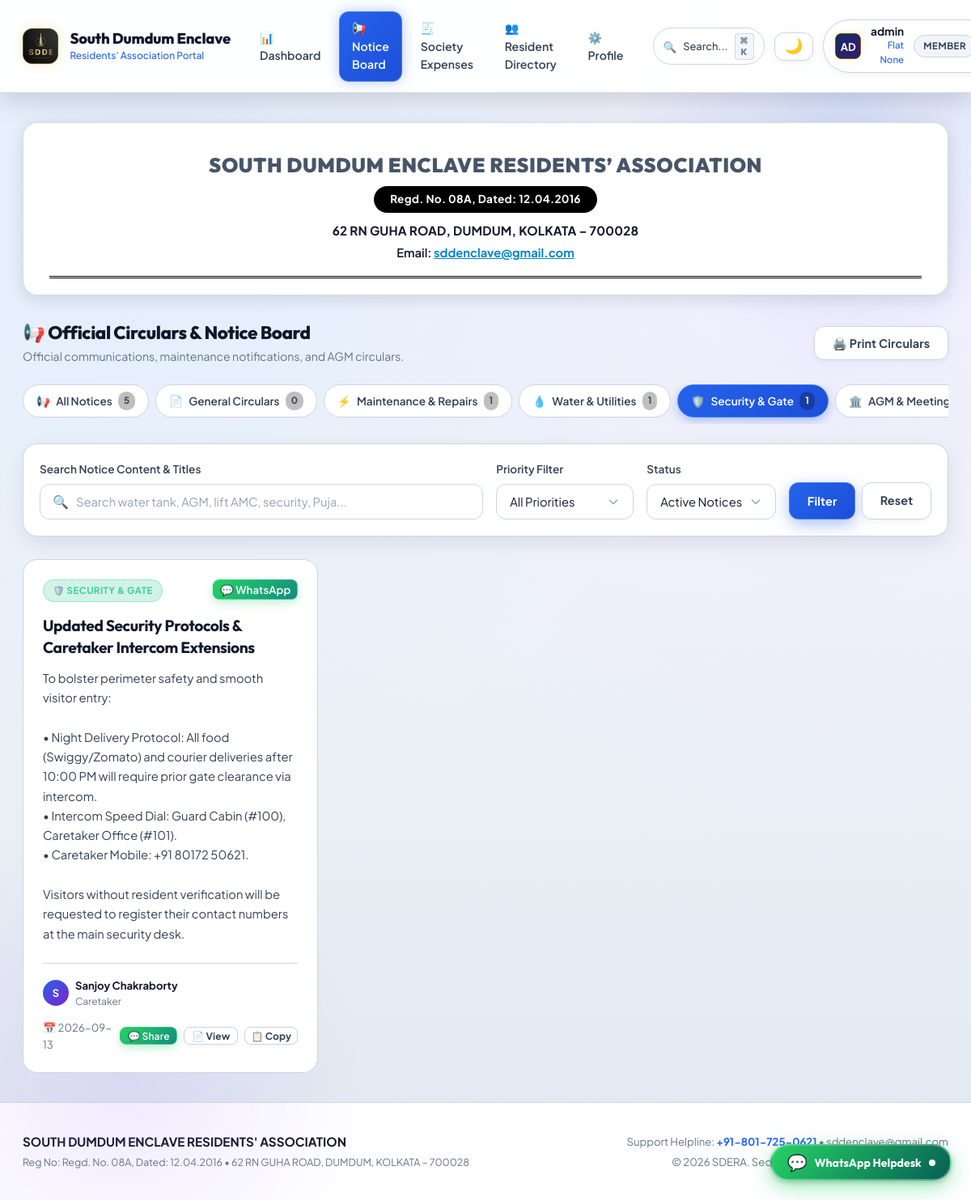
The page /notices?category=SECURITY&priority=ALL&q=&status=ACTIVE (signed in) on the database its author committed.
### tables this page shows
CREATE TABLE tbl_notices (
                id INTEGER PRIMARY KEY AUTOINCREMENT,
                title VARCHAR(255) NOT NULL,
                content TEXT NOT NULL,
                category VARCHAR(50) NOT NULL DEFAULT 'GENERAL',
                meeting_type VARCHAR(50) DEFAULT NULL,
                meeting_date VARCHAR(50) DEFAULT NULL,
                priority VARCHAR(20) NOT NULL DEFAULT 'NORMAL',
                is_pinned INTEGER NOT NULL DEFAULT 0,
                posted_by VARCHAR(100) NOT NULL,
                posted_by_role VARCHAR(50) NOT NULL DEFAULT 'Executive Committee',
                status VARCHAR(20) NOT NULL DEFAULT 'ACTIVE',
                created_at TIMESTAMP DEFAULT CURRENT_TIMESTAMP,
                updated_at TIMESTAMP DEFAULT CURRENT_TIMESTAMP
            );

### app.py (the view)
@app.route('/notices')
@login_required
def notices_list():
    user = session.get('user', {})
    is_admin = bool(user.get('is_admin') or user.get('role') in ADMIN_ROLES)
    cat_filter = request.args.get('category', 'ALL').strip().upper()
    meeting_type_filter = request.args.get('meeting_type', 'ALL').strip()
    priority_filter = request.args.get('priority', 'ALL').strip().upper()
    search_q = request.args.get('q', '').strip()
    status_filter = request.args.get('status', 'ACTIVE').strip().upper()
    query = "SELECT * FROM tbl_notices WHERE 1=1"
    params = []
    if status_filter != 'ALL':
        query += " AND status = %s"
        params.append(status_filter)
    if cat_filter != 'ALL':
        query += " AND category = %s"
        params.append(cat_filter)
    if meeting_type_filter != 'ALL' and meeting_type_filter:
        query += " AND meeting_type = %s"
        params.append(meeting_type_filter)
    if priority_filter != 'ALL':
        query += " AND priority = %s"
        params.append(priority_filter)
    if search_q:
        query += " AND (title LIKE %s OR content LIKE %s OR posted_by LIKE %s OR meeting_type LIKE %s)"
        like_term = f"%{search_q}%"
        params.extend([like_term, like_term, like_term, like_term])
    query += " ORDER BY is_pinned DESC, (priority = 'URGENT') DESC, (priority = 'HIGH') DESC, id DESC"
    notices = query_db(query, params)
    cat_counts = {}
    total_active = 0
    all_notices_raw = query_db("SELECT category, COUNT(*) as cnt FROM tbl_notices WHERE status = 'ACTIVE' GROUP BY category")
    for r in (all_notices_raw or []):
        cat_counts[r['category']] = r['cnt']
        total_active += r['cnt']
    cat_counts['ALL'] = total_active
    pinned_urgent = [n for n in (notices or []) if n.get('is_pinned') and n.get('priority') == 'URGENT']
    recipients_info = get_notice_email_recipients() if is_admin else None
    return render_template(
        'notices.html',
        notices=notices,
        categories=NOTICE_CATEGORIES,
        meeting_types=MEETING_TYPES,
        current_category=cat_filter,
        current_meeting_type=meeting_type_filter,
        current_priority=priority_filter,
        current_status=status_filter,
        search_q=search_q,
        cat_counts=cat_counts,
        pinned_urgent=pinned_urgent,
        recipients_info=recipients_info,
        is_admin=is_admin,
        now=datetime.now()
    )

### templates/notices.html (shortened to what this page needs)
{% extends 'base.html' %}
{% block content %}
<div class="official-letterhead">
    <h1 class="letterhead-title">SOUTH DUMDUM ENCLAVE RESIDENTS’ ASSOCIATION</h1>
    <div class="letterhead-pill">Regd. No. 08A, Dated: 12.04.2016</div>
    <div class="letterhead-address">62 RN GUHA ROAD, DUMDUM, KOLKATA – 700028</div>
    <div class="letterhead-email">Email: <a href="mailto:sddenclave@gmail.com">sddenclave@gmail.com</a></div>
    <div class="letterhead-double-rule"></div>
</div>
<div class="notices-hero">
    <div class="page-header-title">
        <h2 style="font-size: 1.4rem; font-weight: 800; color: var(--text-heading, #ffffff); margin: 0;">📢 Official Circulars &amp; Notice Board</h2>
        <p style="font-size: 0.88rem; color: var(--text-muted, #94a3b8); margin: 4px 0 0 0;">Official communications, maintenance notifications, and AGM circulars.</p>
    </div>
    <div class="page-header-actions no-print">
        <button type="button" class="btn btn-secondary" onclick="window.print()" title="Print Notice Board">
            🖨️ Print Circulars
        </button>
    </div>
</div>
<div class="notices-pills-bar no-print">
    {% for cat_code, cat_label, cat_icon in categories %}
    <a href="{{ url_for('notices_list', category=cat_code, priority=current_priority, q=search_q, status=current_status) }}"
       class="notice-pill {% if current_category == cat_code %}active{% endif %}">
        <span>{{ cat_icon }}</span>
        <span>{{ cat_label }}</span>
        <span class="notice-pill-badge">{{ cat_counts.get(cat_code, 0) }}</span>
    </a>
    {% endfor %}
</div>
<div class="card filter-box no-print" style="margin-bottom: 1.75rem; padding: 1.25rem;">
    <form method="GET" action="{{ url_for('notices_list') }}" style="display: flex; gap: 1rem; align-items: flex-end; flex-wrap: wrap;">
        <div style="flex: 1 1 240px; min-width: 0;">
            <label class="form-label" for="q">Search Notice Content &amp; Titles</label>
            <div class="live-search-box">
                <span class="search-icon">🔍</span>
                <input type="text" id="q" name="q" class="form-control" placeholder="Search water tank, AGM, lift AMC, security, Puja..." value="{{ search_q }}">
            </div>
        </div>
        <div style="flex: 0 1 170px; min-width: 0;">
            <label class="form-label" for="priority">Priority Filter</label>
            <select id="priority" name="priority" class="form-select" onchange="this.form.submit()">
                <option value="ALL" {% if current_priority == 'ALL' %}selected{% endif %}>All Priorities</option>
            </select>
        </div>
        <div style="flex: 0 1 160px; min-width: 0;">
            <label class="form-label" for="status">Status</label>
            <select id="status" name="status" class="form-select" onchange="this.form.submit()">
                <option value="ACTIVE" {% if current_status == 'ACTIVE' %}selected{% endif %}>Active Notices</option>
            </select>
        </div>
        <div style="display: flex; gap: 0.5rem; flex-wrap: wrap;">
            <button type="submit" class="btn btn-primary">Filter</button>
            <a href="{{ url_for('notices_list') }}" class="btn btn-secondary">Reset</a>
        </div>
    </form>
</div>
{% if notices %}
<div class="notices-grid">
    {% for n in notices %}
    <div class="notice-card {% if n.is_pinned %}is-pinned{% endif %} {% if n.priority == 'URGENT' %}is-urgent{% endif %}" id="notice-{{ n.id }}">
        <div>
            <div class="notice-card-header">
                <div class="notice-badges-group">
                    {% if n.category == 'WATER_SUPPLY' %}
                        <span class="badge badge-cat-water">💧 Water &amp; Utilities</span>
                    {% elif n.category == 'MAINTENANCE' %}
                        <span class="badge badge-cat-maintenance">⚡ Maintenance</span>
                    {% elif n.category == 'AGM_MEETING' %}
                        <span class="badge badge-cat-agm">🏛️ Meeting</span>
                        {% if n.meeting_type %}
                            <span class="badge badge-cat-meeting-type" title="Meeting Type: {{ n.meeting_type }}">🏛️ {{ n.meeting_type }}</span>
                        {% endif %}
                    {% elif n.category == 'EVENTS_FESTIVAL' %}
                        <span class="badge badge-cat-events">🎉 Events &amp; Festival</span>
                    {% elif n.category == 'SECURITY' %}
                        <span class="badge badge-cat-security">🛡️ Security &amp; Gate</span>
                    {% elif n.category == 'FINANCIAL' %}
                        <span class="badge badge-cat-financial">💰 Accounts &amp; Dues</span>
                    {% elif n.category == 'EMERGENCY' %}
                        <span class="badge badge-cat-emergency">🚨 Urgent Alert</span>
                    {% else %}
                        <span class="badge badge-cat-general">📄 General</span>
                    {% endif %}
                </div>
                <div class="notice-actions no-print">
                    {% if is_admin %}
                    <form method="POST" action="{{ url_for('notices_toggle_pin', notice_id=n.id) }}" style="display:inline;">
                        <button type="submit" class="btn btn-sm btn-secondary" style="padding: 0.2rem 0.5rem;" title="{{ 'Unpin from Top' if n.is_pinned else 'Pin to Top' }}">
                            {{ '📍 Unpin' if n.is_pinned else '📌 Pin' }}
                        </button>
                    </form>
                    <form method="POST" action="{{ url_for('notices_broadcast', notice_id=n.id) }}" style="display:inline;" onsubmit="return confirm('Broadcast notice \'{{ n.title }}\' to all registered member email addresses?');">
                        <button type="submit" class="btn btn-sm btn-secondary" style="padding: 0.2rem 0.5rem;" title="Broadcast to Member Inboxes">
                            ✉️ Email
                        </button>
                    </form>
                    <button type="button" class="btn btn-sm btn-whatsapp" style="padding: 0.2rem 0.5rem;" onclick='openNoticeWhatsAppModal({{ n|tojson }})' title="Share / Broadcast Notice on WhatsApp">
                        💬 WhatsApp
                    </button>
                    <button type="button" class="btn btn-sm btn-secondary" style="padding: 0.2rem 0.5rem;" title="Edit Notice"
                            onclick='openEditModal({{ n|tojson }})'>
                        ✏️
                    </button>
                    <form method="POST" action="{{ url_for('notices_delete', notice_id=n.id) }}" style="display:inline;" onsubmit="return confirm('Permanently delete this notice?');">
                        <button type="submit" class="btn btn-sm btn-secondary" style="padding: 0.2rem 0.5rem; color: #ef4444;" title="Delete Notice">
                            🗑️
                        </button>
                    </form>
                    {% else %}
                    <button type="button" class="btn btn-sm btn-whatsapp" style="padding: 0.2rem 0.5rem;" onclick='openNoticeWhatsAppModal({{ n|tojson }})' title="Share Notice on WhatsApp">
                        💬 WhatsApp
                    </button>
                    {% endif %}
                </div>
            </div>
            <h3 class="notice-title" onclick='openViewDocModal({{ n|tojson }})' title="Click to view full official letterhead circular">{{ n.title }}</h3>
            <div class="notice-body-text">{{ n.content }}</div>
        </div>
        <div class="notice-footer">
            <div class="notice-author-box">
                <div class="notice-author-avatar">
                    {{ n.posted_by[:1].upper() if n.posted_by else 'S' }}
                </div>
                <div>
                    <strong style="color: var(--text-main, #ffffff);">{{ n.posted_by }}</strong>
                    <div style="font-size: 0.75rem; color: var(--text-muted, #94a3b8);">{{ n.posted_by_role }}</div>
                </div>
            </div>
            <div style="display: flex; align-items: center; gap: 0.5rem;">
                <span title="{{ n.created_at }}">📅 {{ (n.created_at|string)[:10] }}</span>
                <button type="button" class="btn btn-sm btn-whatsapp no-print" style="padding: 0.15rem 0.55rem; font-size: 0.75rem;" onclick='openNoticeWhatsAppModal({{ n|tojson }})' title="Share / Broadcast on WhatsApp">
                    💬 Share
                </button>
                <button type="button" class="btn btn-sm btn-secondary no-print" style="padding: 0.15rem 0.55rem; font-size: 0.75rem;" onclick='openViewDocModal({{ n|tojson }})' title="View in official letterhead format">
                    📄 View
                </button>
                <button type="button" class="btn btn-sm btn-secondary no-print" style="padding: 0.15rem 0.45rem; font-size: 0.75rem;" onclick="copyNoticeText({{ n.id }})" title="Copy text to clipboard">
                    📋 Copy
                </button>
            </div>
        </div>
    </div>
    {% endfor %}
</div>
{% endif %}
{% endblock %}

### rows shown on the page
tbl_notices: category "🛡️ SECURITY & GATE", title "Updated Security Protocols & Caretaker Intercom Extensions", content "To bolster perimeter safety and smooth visitor entry: • Night Delivery Protocol: All food (Swiggy/Zomato) and courier deliveries after 10:00 PM will require prior gate clearance via intercom. • Intercom Speed Dial: Guard Cabin (#100), Caretaker Office (#101). • Caretaker Mobile: +91 80172 50621. Visitors without resident verification will be requested to register their contact numbers at the main security desk.", posted_by "S", posted_by "Sanjoy Chakraborty", posted_by_role "Caretaker", created_at "2026-09-13"

### other values the page prints
{{ current_user.name[:2]|upper if current_user.name else '👤' }} "AD"
{{ current_user.name }} "admin"
{{ current_user.flat_no }} "None"
{{ current_user.role }} "MEMBER"
{{ cat_icon }} "📢" "📄" "⚡" "💧" "🛡️" "🏛️"
{{ cat_label }} "All Notices" "General Circulars" "Maintenance & Repairs" "Water & Utilities" "Security & Gate" "AGM &…"
{{ cat_counts.get(cat_code, 0) }} "5" "0" "1" "1" "1"
{{ config.ASSOCIATION_NAME }} "SOUTH DUMDUM ENCLAVE RESIDENTS' ASSOCIATION"
{{ config.ASSOCIATION_REG_NO }} "Regd. No. 08A, Dated: 12.04.2016"
{{ config.ASSOCIATION_ADDRESS }} "62 RN GUHA ROAD, DUMDUM, KOLKATA – 700028"
{{ config.ASSOCIATION_PHONE }} "+91-801-725-0621"
{{ config.ASSOCIATION_EMAIL }} "sddenclave@gmail.com"
{{ now.year }} "2026"
